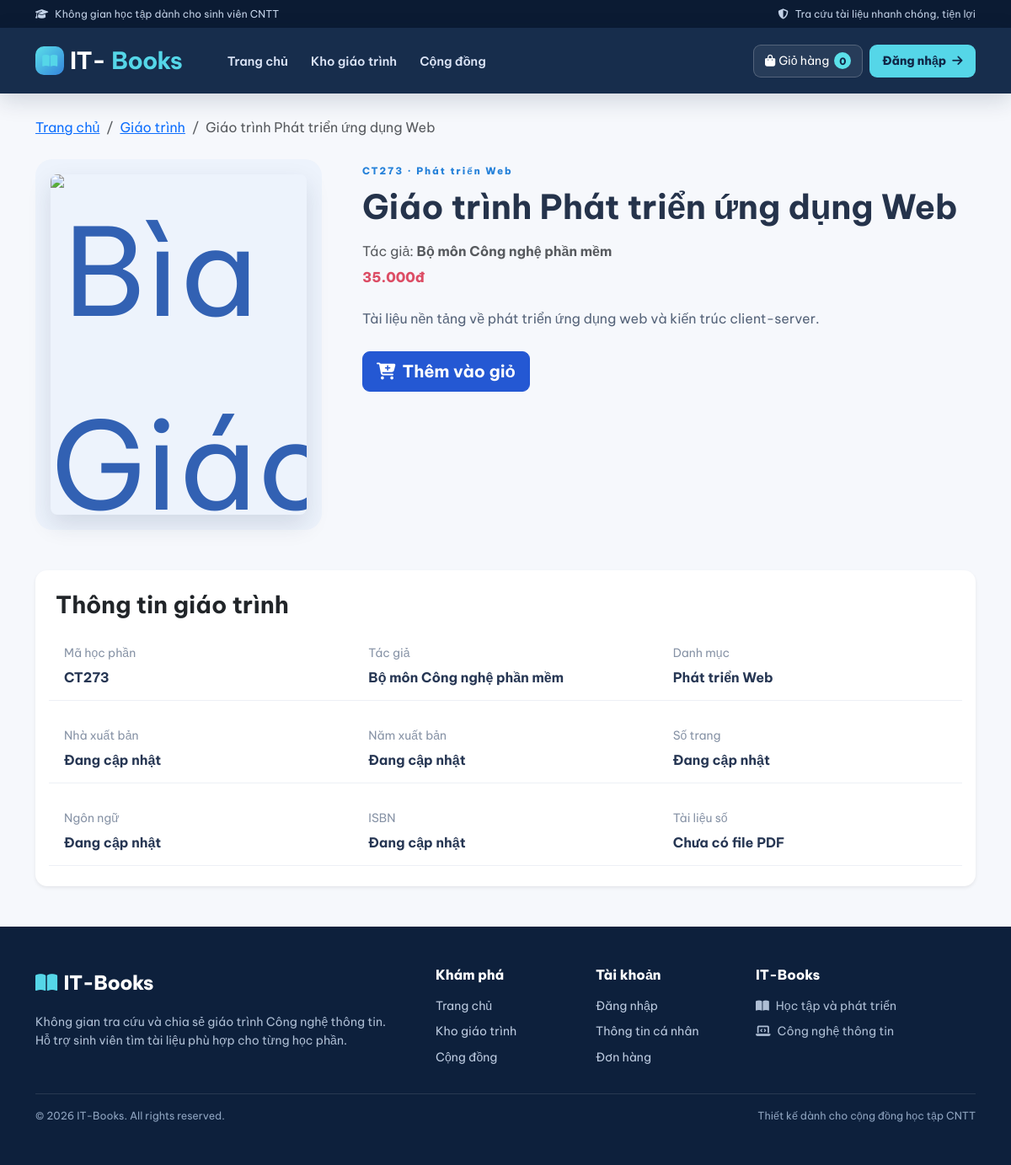
Page /book.php?id=1 on the committed database.
### tables this page shows
CREATE TABLE books(id INT AUTO_INCREMENT PRIMARY KEY,category_id INT NULL,title VARCHAR(255) NOT NULL,code VARCHAR(50) NOT NULL,author VARCHAR(180) NOT NULL,price DECIMAL(12,2) NOT NULL DEFAULT 0,description TEXT NULL,cover_image VARCHAR(255) NULL,publisher VARCHAR(180) NULL,publish_year SMALLINT NULL,pages SMALLINT UNSIGNED NULL,language VARCHAR(60) NULL,isbn VARCHAR(30) NULL,file_path VARCHAR(255) NULL,status ENUM('active','deleted') NOT NULL DEFAULT 'active',created_at TIMESTAMP DEFAULT CURRENT_TIMESTAMP,updated_at TIMESTAMP NULL DEFAULT NULL ON UPDATE CURRENT_TIMESTAMP,FOREIGN KEY(category_id) REFERENCES categories(id) ON DELETE SET NULL,INDEX(title),INDEX(code));

CREATE TABLE categories(id INT AUTO_INCREMENT PRIMARY KEY,name VARCHAR(120) NOT NULL UNIQUE,description TEXT NULL);

### public/book.php (the view, shortened to what this page needs)
<?php require_once dirname(__DIR__) . '/app/config.php';$id=(int)($_GET['id']??0);$st=$pdo->prepare("SELECT b.*,c.name category_name FROM books b LEFT JOIN categories c ON c.id=b.category_id WHERE b.id=? AND b.status='active'");$st->execute([$id]);$b=$st->fetch();if(!$b){http_response_code(404);exit('Không tìm thấy giáo trình');}$stamp=strtotime($b['updated_at']??$b['created_at']??'now') ?: time();http_cache_validate(hash('sha256', $b['id'].'|'.$b['title'].'|'.$b['price'].'|'.$b['description'].'|'.$stamp), $stamp, 60);header_html($b['title']);?>
<nav aria-label="breadcrumb" class="mb-4"><ol class="breadcrumb"><li class="breadcrumb-item"><a href="index.php">Trang chủ</a></li><li class="breadcrumb-item"><a href="books.php">Giáo trình</a></li><li class="breadcrumb-item active"><?=e($b['title'])?></li></ol></nav>
<div class="row g-4 g-lg-5"><div class="col-md-5 col-lg-4"><div class="detail-cover"><img src="<?=e(book_cover($b['cover_image']??null,(int)$b['id']))?>" alt="Bìa <?=e($b['title'])?>"></div></div><div class="col-md-7 col-lg-8"><span class="eyebrow"><?=e($b['code'])?> · <?=e($b['category_name']??'Chưa phân loại')?></span><h1 class="fw-bold mt-2 mb-3"><?=e($b['title'])?></h1><p class="text-muted mb-2">Tác giả: <strong><?=e($b['author'])?></strong></p><h3 class="price mb-4"><?=$b['price']?money($b['price']):'Miễn phí'?></h3><p class="detail-description"><?=nl2br(e($b['description']?:'Thông tin mô tả đang được cập nhật.'))?></p><div class="d-flex flex-wrap gap-2 mt-4"><form method="post" action="cart_action.php"><button class="btn btn-primary btn-lg"><i class="fa fa-cart-plus me-2"></i>Thêm vào giỏ</button></form></div></div></div>
<section class="card border-0 shadow-sm p-3 p-lg-4 mt-5"><h3 class="fw-bold mb-3">Thông tin giáo trình</h3><div class="row g-3 book-info-grid"><div class="col-sm-6 col-lg-4"><small>Mã học phần</small><strong><?=e($b['code'])?></strong></div><div class="col-sm-6 col-lg-4"><small>Tác giả</small><strong><?=e($b['author'])?></strong></div><div class="col-sm-6 col-lg-4"><small>Danh mục</small><strong><?=e($b['category_name']??'Chưa phân loại')?></strong></div><div class="col-sm-6 col-lg-4"><small>Nhà xuất bản</small><strong><?=e($b['publisher']?:'Đang cập nhật')?></strong></div><div class="col-sm-6 col-lg-4"><small>Năm xuất bản</small><strong><?=e($b['publish_year']?:'Đang cập nhật')?></strong></div><div class="col-sm-6 col-lg-4"><small>Số trang</small><strong><?=e($b['pages']?:'Đang cập nhật')?></strong></div><div class="col-sm-6 col-lg-4"><small>Ngôn ngữ</small><strong><?=e($b['language']?:'Đang cập nhật')?></strong></div><div class="col-sm-6 col-lg-4"><small>ISBN</small><strong><?=e($b['isbn']?:'Đang cập nhật')?></strong></div><div class="col-sm-6 col-lg-4"><small>Tài liệu số</small><strong><?=!empty($b['file_path'])?'Có file PDF':'Chưa có file PDF'?></strong></div></div></section>

### public/style.css (style rules this page uses)
:root { --navy:#101d3b;--blue:#2458d3;--cyan:#55d6e8;--ink:#1d2940;--muted:#718096 }
* { font-family:'Be Vietnam Pro',sans-serif }
body { background:#f5f7fb;color:var(--ink) }
.eyebrow { font-size:.72rem;letter-spacing:2px;color:#2581d9;font-weight:800 }
.price { color:#e34d62;font-weight:800 }
.detail-cover { height:360px;border-radius:20px;background:linear-gradient(145deg,#dceaff,#a9c4f1);display:grid;place-items:center;color:#3261b3;font-size:9rem }
.card { border-radius:14px }
.btn { border-radius:9px }
.detail-cover { height:440px;padding:18px;background:#edf3fc;display:flex;align-items:center;justify-content:center }
.detail-cover img { max-width:100%;max-height:100%;object-fit:contain;border-radius:8px;box-shadow:0 12px 28px #15284a20 }
.detail-description { line-height:1.85;color:#56647a;white-space:normal }
.book-info-grid>div { padding:14px 18px;border-bottom:1px solid #edf0f5 }
.book-info-grid small,.book-info-grid strong { display:block }
.book-info-grid small { color:#8793a6;margin-bottom:5px }
.book-info-grid strong { color:#263653 }
:root { --navy:#102747;--blue:#2458d3;--cyan:#55d6e8;--ink:#1d2940;--muted:#718096;--line:#e7edf5 }
body { background:#f6f8fc;color:#25334b;line-height:1.6 }
.price { color:#dc4d65;font-size:1.02rem }
.btn-primary { background:#2458d3;border-color:#2458d3;font-weight:700 }
.card { border:1px solid #e9eef5 }

### rows in the picture
books: title "Giáo trình Phát triển ứng dụng Web", code "CT273", category.name "Phát triển Web", author "Bộ môn Công nghệ phần mềm", price "35.000đ", description "Tài liệu nền tảng về phát triển ứng dụng web và kiến trúc client-server.", publisher "Đang cập nhật", publish_year "Đang cập nhật", pages "Đang cập nhật", language "Đang cập nhật", isbn "Đang cập nhật"

### other values in the picture
$count "0"
